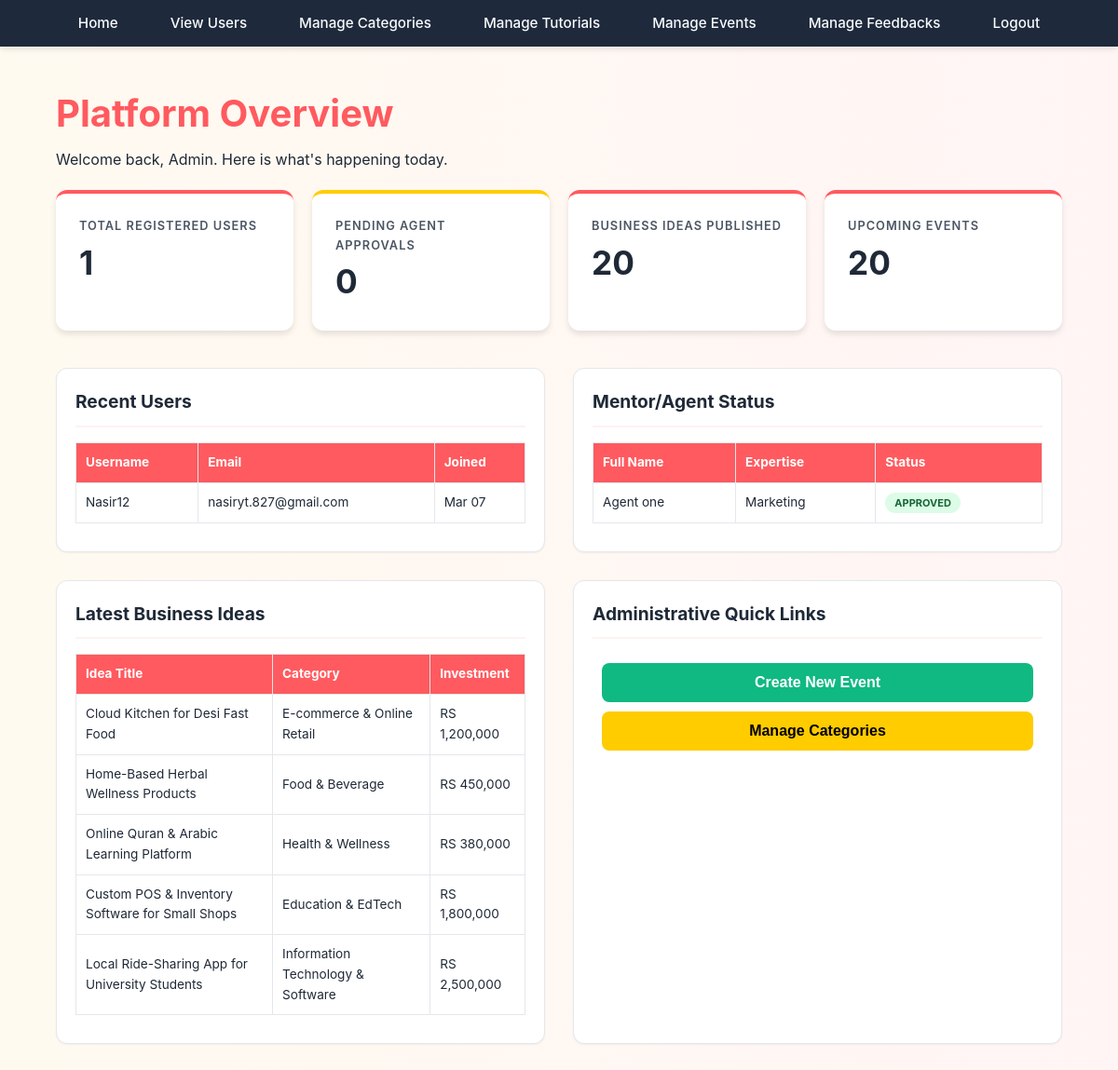
/admin/admin_dashboard.php, run on the app's committed database.
### tables this page shows
CREATE TABLE `users` (
  `id` int(11) NOT NULL,
  `username` varchar(50) NOT NULL,
  `password` varchar(255) NOT NULL,
  `email` varchar(100) NOT NULL,
  `phone` varchar(15) NOT NULL,
  `cnic` varchar(13) NOT NULL,
  `created_at` timestamp NOT NULL DEFAULT current_timestamp()
);

CREATE TABLE `agents` (
  `agent_id` int(11) NOT NULL,
  `full_name` varchar(150) DEFAULT NULL,
  `email` varchar(150) DEFAULT NULL,
  `password` varchar(255) DEFAULT NULL,
  `phone` varchar(20) DEFAULT NULL,
  `expertise_domain` varchar(200) DEFAULT NULL,
  `bio` text DEFAULT NULL,
  `experience_years` int(11) DEFAULT NULL,
  `approval_status` enum('pending','approved','rejected') DEFAULT 'pending',
  `created_at` timestamp NOT NULL DEFAULT current_timestamp()
);

CREATE TABLE `business_ideas` (
  `idea_id` int(11) NOT NULL,
  `agent_id` int(11) DEFAULT NULL,
  `category_id` int(11) DEFAULT NULL,
  `title` varchar(200) DEFAULT NULL,
  `description` text DEFAULT NULL,
  `investment_required` decimal(12,2) DEFAULT NULL,
  `created_at` timestamp NOT NULL DEFAULT current_timestamp()
);

CREATE TABLE `categories` (
  `category_id` int(11) NOT NULL,
  `category_name` varchar(150) DEFAULT NULL
);

### admin/admin_dashboard.php (the view, shortened to what this page needs)
<?php
include "config.php";
$total_users = mysqli_fetch_assoc(mysqli_query($conn, "SELECT COUNT(*) as c FROM users"))['c'];
$pending_agents = mysqli_fetch_assoc(mysqli_query($conn, "SELECT COUNT(*) as c FROM agents WHERE approval_status='pending'"))['c'];
$total_ideas = mysqli_fetch_assoc(mysqli_query($conn, "SELECT COUNT(*) as c FROM business_ideas"))['c'];
$total_events = mysqli_fetch_assoc(mysqli_query($conn, "SELECT COUNT(*) as c FROM events"))['c'];
$user_list = mysqli_query($conn, "SELECT username, email, phone, created_at FROM users ORDER BY created_at DESC LIMIT 5");
$agent_list = mysqli_query($conn, "SELECT full_name, expertise_domain, approval_status FROM agents LIMIT 5");
$idea_list = mysqli_query($conn, "SELECT bi.title, c.category_name, bi.investment_required
                                  FROM business_ideas bi
                                  JOIN categories c ON bi.category_id = c.category_id LIMIT 5");
?>
<!DOCTYPE html>
<html lang="en">
<head>
    <link rel="stylesheet" href="../CSS/style.css">
</head>
<body>
<?php include('navbar.php'); ?>
<div class="dashboard-header">
    <h1>Platform Overview</h1>
    <p>Welcome back, Admin. Here is what's happening today.</p>
</div>
<div class="stats-row">
    <div class="stat-card">
        <p>Total Registered Users</p>
        <h2><?php echo $total_users; ?></h2>
    </div>
    <div class="stat-card" style="border-top-color: var(--secondary-color);">
        <p>Pending Agent Approvals</p>
        <h2><?php echo $pending_agents; ?></h2>
    </div>
    <div class="stat-card">
        <p>Business Ideas Published</p>
        <h2><?php echo $total_ideas; ?></h2>
    </div>
    <div class="stat-card">
        <p>Upcoming Events</p>
        <h2><?php echo $total_events; ?></h2>
    </div>
</div>
<div class="data-grid">
    <div class="table-container">
        <h3>Recent Users</h3>
        <table>
            <thead>
                <tr><th>Username</th><th>Email</th><th>Joined</th></tr>
            </thead>
            <tbody>
                <?php while($u = mysqli_fetch_assoc($user_list)): ?>
                <tr>
                    <td><?php echo $u['username']; ?></td>
                    <td><?php echo $u['email']; ?></td>
                    <td><?php echo date('M d', strtotime($u['created_at'])); ?></td>
                </tr>
                <?php endwhile; ?>
            </tbody>
        </table>
    </div>
    <div class="table-container">
        <h3>Mentor/Agent Status</h3>
        <table>
            <thead>
                <tr><th>Full Name</th><th>Expertise</th><th>Status</th></tr>
            </thead>
            <tbody>
                <?php while($a = mysqli_fetch_assoc($agent_list)): ?>
                <tr>
                    <td><?php echo $a['full_name']; ?></td>
                    <td><?php echo $a['expertise_domain']; ?></td>
                    <td>
                        <span class="status-badge <?php echo ($a['approval_status'] == 'pending') ? 'status-pending' : 'status-approved'; ?>">
                            <?php echo $a['approval_status']; ?>
                        </span>
                    </td>
                </tr>
                <?php endwhile; ?>
            </tbody>
        </table>
    </div>
    <div class="table-container">
        <h3>Latest Business Ideas</h3>
        <table>
            <thead>
                <tr><th>Idea Title</th><th>Category</th><th>Investment</th></tr>
            </thead>
            <tbody>
                <?php while($i = mysqli_fetch_assoc($idea_list)): ?>
                <tr>
                    <td><?php echo $i['title']; ?></td>
                    <td><?php echo $i['category_name']; ?></td>
                    <td>RS <?php echo number_format($i['investment_required']); ?></td>
                </tr>
                <?php endwhile; ?>
            </tbody>
        </table>
    </div>
    <div class="table-container">
        <h3>Administrative Quick Links</h3>
        <div style="padding: 10px;">
            <button onclick="location.href='add_event.php'" style="width:100%; margin-bottom:10px;">Create New Event</button>
            <button onclick="location.href='manage_categories.php'" style="width:100%; background: var(--secondary-color); color: #000;">Manage Categories</button>
        </div>
    </div>
</div>
</body>
</html>

### admin/navbar.php
<nav>
        <ul>
        <li><a href="admin_dashboard.php">Home</a></li>
        <li><a href="view_users_agents.php">View Users</a></li>
        <li><a href="manage_categories.php">Manage Categories</a></li>
        <li><a href="manage_tutorials.php">Manage Tutorials</a></li>
        <li><a href="manage_events.php">Manage Events</a></li>
        <li><a href="view_feedbacks.php">Manage Feedbacks</a></li>
        <li><a href="logout.php">Logout</a></li>
        </ul>
    </nav>

### CSS/style.css (style rules this page uses)
:root { --primary-color: #ff5a5f; --primary-hover: #e14d52; --secondary-color: #ffcc00; --secondary-hover: #e6b800; --text-primary: #1f2937; --text-secondary: #4b5563; --bg-primary: #ffffff; --bg-secondary: #fdf2f2; --border-color: #e5e7eb; --shadow-sm: 0 1px 2px rgba(0, 0, 0, 0.05); --shadow-md: 0 4px 6px rgba(0, 0, 0, 0.1); --shadow-lg: 0 10px 15px rgba(0, 0, 0, 0.15); }
* { margin: 0; padding: 0; box-sizing: border-box; }
body { font-family: 'Inter', sans-serif; background: linear-gradient(to right, #fffaf0, #fff5f5); color: var(--text-primary); line-height: 1.6; }
h1, h2, h3, h4, h5, h6 { margin-top: 30px; font-weight: 700; text-align: center; margin-bottom: 1rem; color: var(--primary-color); }
h1 { font-size: 2.5rem; }
h2 { font-size: 2rem; }
h3 { font-size: 1.5rem; }
nav { background: #1e293b; box-shadow: 0 4px 6px -1px rgba(0, 0, 0, 0.1); padding: 0.75rem 0; position: sticky; top: 0; z-index: 1000; }
nav ul { display: flex; justify-content: center; align-items: center; gap: 1.5rem; list-style: none; }
nav a { color: #f8fafc; text-decoration: none; font-size: 0.95rem; font-weight: 500; padding: 0.5rem 1rem; transition: all 0.2s ease; border-radius: 0.5rem; }
button, input[type="submit"] { display: inline-block; width: 100%; background: #10b981; color: white; border: none; padding: 12px 20px; font-size: 1rem; font-weight: 600; cursor: pointer; border-radius: 8px; transition: all 0.2s ease; }
table { width: 90%; margin: 20px auto; border-collapse: collapse; background: var(--bg-primary); box-shadow: var(--shadow-md); border-radius: 8px; overflow: hidden; }
th, td { padding: 12px; border: 1px solid var(--border-color); text-align: left; }
th { background: var(--primary-color); color: white; }

### admin/admin_dashboard.php (style rules this page uses)
.dashboard-header { margin: 40px 0 20px 0; text-align: left; padding: 0 5%; }
.dashboard-header h1 { text-align: left; margin-bottom: 5px; }
.stats-row { display: grid; grid-template-columns: repeat(auto-fit, minmax(240px, 1fr)); gap: 20px; width: 90%; margin: 0 auto 40px auto; }
.stat-card { background: white; padding: 25px; border-radius: 12px; box-shadow: var(--shadow-md); border-top: 4px solid var(--primary-color); transition: transform 0.2s; }
.stat-card h2 { margin: 0; font-size: 2.2rem; color: var(--text-primary); text-align: left; }
.stat-card p { margin: 0; color: var(--text-secondary); font-weight: 600; text-transform: uppercase; font-size: 0.8rem; letter-spacing: 1px; }
.data-grid { display: grid; grid-template-columns: 1fr 1fr; gap: 30px; width: 90%; margin: 0 auto 50px auto; }
.table-container { background: white; padding: 20px; border-radius: 12px; box-shadow: var(--shadow-sm); border: 1px solid var(--border-color); }
.table-container h3 { text-align: left; color: var(--text-primary); font-size: 1.2rem; border-bottom: 2px solid var(--bg-secondary); padding-bottom: 10px; margin-top: 0; }
table { width: 100%; margin: 10px 0; box-shadow: none; border-radius: 0; }
th { font-size: 0.85rem; padding: 10px; }
td { font-size: 0.85rem; padding: 10px; }
.status-badge { padding: 4px 10px; border-radius: 20px; font-size: 11px; font-weight: bold; text-transform: uppercase; }
.status-approved { background: #dcfce7; color: #166534; }

### data on the page
users: username "Nasir12", email "nasiryt.827@gmail.com", created_at "Mar 07"
agents: full_name "Agent one", expertise_domain "Marketing", approval_status "APPROVED"
business_ideas: title "Cloud Kitchen for Desi Fast Food", category.category_name "E-commerce & Online Retail", investment_required "1,200,000"
business_ideas: title "Home-Based Herbal Wellness Products", category.category_name "Food & Beverage", investment_required "450,000"
business_ideas: title "Online Quran & Arabic Learning Platform", category.category_name "Health & Wellness", investment_required "380,000"
business_ideas: title "Custom POS & Inventory Software for Small Shops", category.category_name "Education & EdTech", investment_required "1,800,000"
business_ideas: title "Local Ride-Sharing App for University Students", category.category_name "Information Technology & Software", investment_required "2,500,000"

### other printed values
$total_users "1"
$pending_agents "0"
$total_ideas "20"
$total_events "20"
